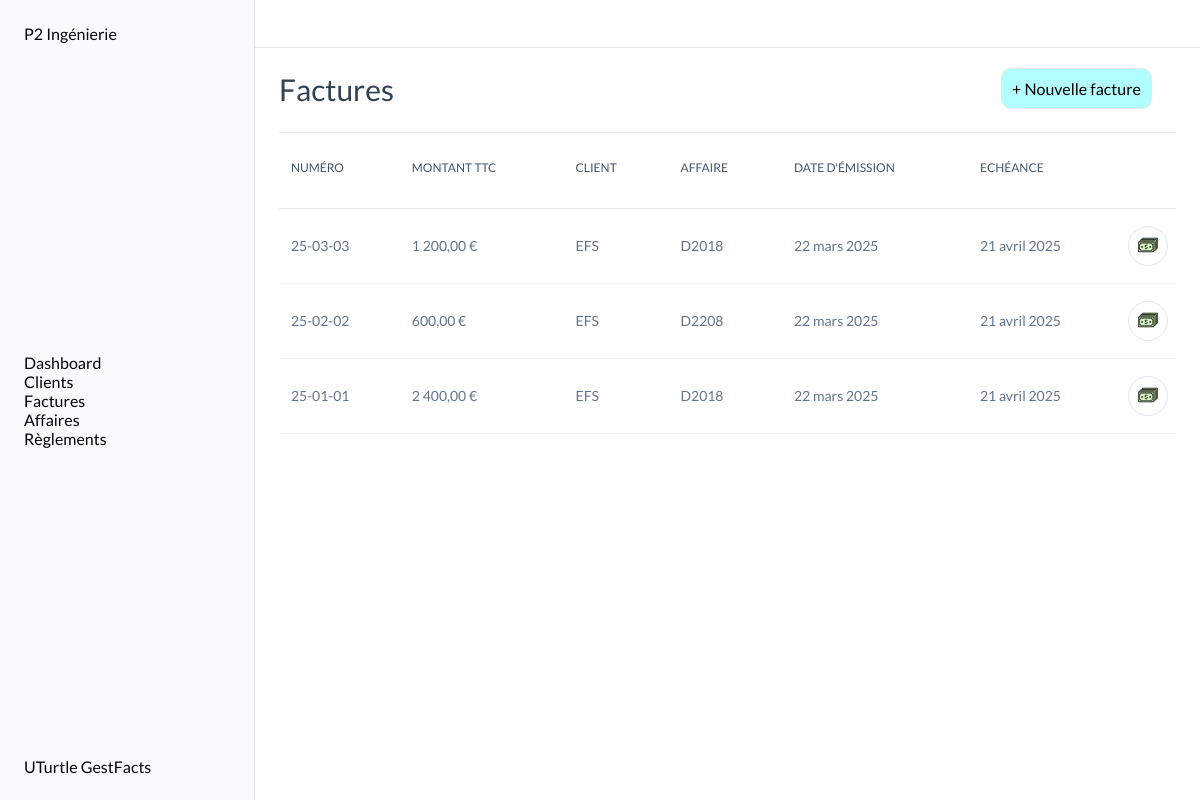
The page /factures/ on the database its author committed.
### factures/models.py (models this page shows, shortened)
class Invoice(models.Model):
    TYPE_CHOICES = [
        ('facture', 'Facture'),
        ('avoir', 'Avoir'),
        ('proforma', 'Proforma'),
        ]
    STATUT_CHOICES = [
        ('a_payer', 'À payer'),
        ('partiellement_payee', 'Partiellement payée'),
        ('payee', 'Payée'),
        ('en_retard', 'En retard'),
        ('annulee', 'Annulée'),
    ]
    date = models.DateField()
    type = models.CharField(max_length=10, choices=TYPE_CHOICES, default='facture')
    affaire = models.ForeignKey('affaires.Affaire', on_delete=models.CASCADE, related_name="invoices")
    invoice_number = models.CharField(max_length=10, unique=True, db_index=True)
    client = models.ForeignKey('clients.Client', on_delete=models.SET_NULL, related_name='invoices', db_index=True, null=True)
    client_entity_name = models.CharField(max_length=100, blank=True, null=True)
    invoice_object = models.TextField(max_length=200)
    amount_ht = models.DecimalField(max_digits=10, decimal_places=2)
    vat_rate = models.DecimalField(max_digits=5, decimal_places=2, default=20.0)
    statut = models.CharField(max_length=20, choices=STATUT_CHOICES, default='a_payer')
    class Meta:
        verbose_name = "Facture"
        verbose_name_plural = "Factures"
    @property
    def amount_ttc(self):
        return self.amount_ht * (1 + self.vat_rate / 100)
    def formatted_amount_ttc(self):
        return f"{self.amount_ttc:,.2f} €".replace(",", " ").replace(".", ",")
    @property
    def due_date(self):
        return self.date + timedelta(days=30)

### clients/models.py (models this page shows, shortened)
class Client(models.Model):
    entity_name = models.CharField(max_length=100)
    address = models.CharField(max_length=200, blank=True, null=True)
    zip_code = models.CharField(max_length=5, blank=True, null=True)
    city = models.CharField(max_length=100, blank=True, null=True)
    contact = models.CharField(max_length=100, blank=True, null=True)
    phone_number = models.CharField(max_length=10, blank=True, null=True)
    email = models.EmailField(blank=True, null=True)
    class Meta:
        verbose_name = "Client"
        verbose_name_plural = "Clients"

### affaires/models.py (models this page shows, shortened)
class Affaire(models.Model):
    client = models.ForeignKey('clients.Client', on_delete=models.SET_NULL, null=True, related_name='affaires')
    client_entity_name = models.CharField(max_length=100, blank=True, null=True)
    affaire_number = models.CharField(max_length=10, unique=True, db_index=True)
    affaire_description = models.TextField(max_length=200)
    budget = models.DecimalField(max_digits=10, decimal_places=2, default=0.0)
    factures = models.ManyToManyField('factures.Invoice', related_name='affaires', blank=True, null=True)
    class Meta:
        verbose_name = "Affaire"
        verbose_name_plural = "Affaires"

### factures/views.py (the view)
# urls.py: path('factures/', include('factures.urls')),
def factures(request):
    factures= Invoice.objects.all()
    sorted_factures = sorted(factures, key=lambda facture: facture.invoice_number, reverse=True)
    date = datetime.today().date()
    affaires= Affaire.objects.all()
    for facture in sorted_factures:
        facture.day_late = (date - facture.due_date).days
        if facture.client is None and not facture.client_entity_name:
            facture.client_entity_name = "Client supprimé"
            facture.save()
    return render(request, 'pages/factures/factures.html', context={"factures": sorted_factures, "date": date, "affaires": affaires})

### templates/pages/factures/factures.html (shortened to what this page needs)
{% extends "base.html" %}
{% block content %}
<div class="title">
    <H2>Factures</H2>
    <div class="title_btn">
        <div class="new"><a href="{% url 'factures:create' %}">+ Nouvelle facture</a></div>
    </div>
</div>
<section class="tableau">
    <table class="table">
        <thead>
            <tr>
                <th>
                    <div class="th-div">
                        <span>NUMÉRO</span>
                    </div>
                </th>
                <th>
                    <div class="th-div">
                        <span>MONTANT TTC</span>
                    </div>
                </th>
                <th>
                    <div class="th-div">
                        <span>CLIENT</span>
                    </div>
                </th>
                <th>
                    <div class="th-div">
                        <span>AFFAIRE</span>
                    </div>
                </th>
                <th>
                    <div class="th-div">
                        <span>DATE D'ÉMISSION</span>
                    </div>
                </th>
                <th>
                    <div class="th-div">
                        <span>ECHÉANCE</span>
                    </div>
                </th>
                <th>
                    <div class="th-div">
                    </div>
                </th>
            </tr>
        </thead>
        {% if factures %}
        <tbody>
            {% for facture in factures %}
            <tr data-url="{% url 'factures:detail' facture.pk %}" class="clickable-row">
                <td clospan="1">
                    <div class="factures">
                        <p>{{ facture.invoice_number }}</p>
                    </div>
                </td>
                <td clospan="1">
                    <div class="factures">
                        <p>{{ facture.formatted_amount_ttc }}</p>
                    </div>
                </td>
                <td clospan="1">
                    <div class="factures">
                        {% if facture.client %}
                            <a href="{% url 'clients:detail' facture.client.id %}">{{ facture.client.entity_name }}</a>
                        {% else %}
                            {{ facture.client_entity_name }}
                        {% endif %}
                    </div>
                </td>
                <td clospan="1">
                    <div class="factures">
                        <P>{{ facture.affaire.affaire_number }}</P>
                    </div>
                </td>
                <td clospan="1">
                    <div class="factures">
                        <P>{{ facture.date }}</P>
                    </div>
                </td>
                <td clospan="1">
                    <div class="factures">
                        {% if facture.statut != "payee" %}
                            {% if facture.due_date > date %}
                                <P>{{ facture.due_date }}</P>
                            {% else %}
                                <p>{{ facture.day_late }} jours de retard</p>
                            {% endif %}
                        {% else %}
                            <div class="cercle-vert"></div>
                        {% endif %}
                    </div>
                </td>
                <td clospan="1">
                    <div class="actions">
                        <a href="{% url 'factures:reglement' facture.pk %}">
                        </a>
                    </div>
                </td>
            </tr>
            {% endfor %}
        </tbody>
        {% endif %}
    </table>
</section>
{% endblock content %}

### static/style.css (style rules this page uses)
:root { --light-grey: #F8FAFC; --bg-container: #fff; --border-color: #e5e7eb; --police: 'lato', sans-serif; --sidebar-size: 255px; --h2-size: 30px; --h2-weight: 500; --h2-line-height: 36px; --h2-color: #334155; --text-color: #050505; --th-color: rgb(71, 85, 105); --th-border-color: rgb(226, 232, 240); --td-color: rgb(100 116 139); --td-border-color: rgb(241 245 249); --tr-bg-hover: rgb(248 250 252); --mail-border-color: rgb(226 232 240); --adresse-color: rgb(100, 116, 139); --btn_new_color: rgba(0, 255, 255, 0.3); --btn_new_hover: rgba(0, 255, 255, 0.5); --btn_delete_color: rgba(255, 144, 144, 0.915); --btn_delete_hover: rgba(255, 105, 105, 0.915); --svg-color: rgb(148 163 184); }
body { font-family: var(--police); }
.title { position: relative; display: flex; flex-direction: row; align-items: center; justify-content: space-between; padding-bottom: 24px; padding-top: 20px; padding-right: 24px; margin-top: 48px; }
.title::after { content: ""; position: absolute; bottom: 0px; width: 100%; height: 1px; background-color: var(--border-color); }
h2 { color: var(--h2-color); font-family: var(--police); font-size: var(--h2-size); font-weight: var(--h2-weight); line-height: var(--h2-line-height); }
.title_btn { cursor: pointer; }
.new { width: 100%; display: flex; flex-direction: row; align-items: center; justify-content: center; padding-bottom: 10px; padding-top: 10px; padding-right: 10px; padding-left: 10px; border: 1px solid var(--border-color); background-color: var(--btn_new_color); border-radius: 10px; }
.tableau { width: 100%; padding-bottom: 8px; scrollbar-width: thin; }
.table { min-width: 100%; text-indent: 0; border-collapse: collapse; border-spacing: 0; }
thead { scrollbar-width: thin; line-height: 24px; height: 75px; }
tr { scrollbar-width: thin; border-bottom: 1px; border-bottom-style: solid; border-color: var(--border-color); cursor: pointer; }
th { color: var(--th-color); line-height: 16px; font-weight: 500; font-size: 12px; }
.th-div { padding-right: 24px; padding-left: 12px; padding-bottom: 12px; padding-top: 8px; display: flex; align-items: center; cursor: pointer; }
svg { overflow: visible; width: 7.5px; display: inline-block; height: 16px; vertical-align: -1.5px; color: var(--th-color); }
.param-svg { width: 20px; height: 20px; }
td { border-bottom: 1px; border-bottom-style: solid; border-color: var(--td-border-color); height: 75px; }
td:last-child { text-align: -webkit-right; }
.actions { border: 1px solid var(--mail-border-color); border-radius: 100px; display: flex; align-items: center; justify-content: center; margin-right: 8px; cursor: pointer; width: 40px; height: 40px; background-color: #fff; }
.factures p, .factures a { font-size: 14px; color: var(--adresse-color); padding-bottom: 2px; padding-left: 12px; padding-right: 12px; padding-top: 2px; text-wrap: nowrap; line-height: 20px; }
a { color: black; }

### rows shown on the page
Invoice: invoice_number "25-03-03", formatted_amount_ttc "1 200,00 €", client.entity_name "EFS", affaire.affaire_number "D2018", date "22 mars 2025", due_date "21 avril 2025"
Invoice: invoice_number "25-02-02", formatted_amount_ttc "600,00 €", client.entity_name "EFS", affaire.affaire_number "D2208", date "22 mars 2025", due_date "21 avril 2025"
Invoice: invoice_number "25-01-01", formatted_amount_ttc "2 400,00 €", client.entity_name "EFS", affaire.affaire_number "D2018", date "22 mars 2025", due_date "21 avril 2025"
